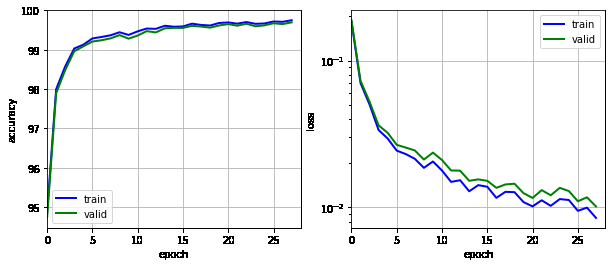
#> input picture images/curves.png, 615 x 266 px
$ python -i transforms.py   (imports and definitions only)
#> lines starting #> are read from the running program, lines starting #| are printed output that depends on the picture
import numpy as np
from skimage import color, exposure, transform
from constants import IMG_SIZE
from PIL import Image
from torch.legacy.nn import SpatialContrastiveNormalization
import torch
import numpy as np
from scipy import ndimage
from skimage.transform import warp, AffineTransform


def preprocess_img(data):
    img = np.array(data)
    # Histogram normalization in v channel
    hsv = color.rgb2hsv(img)
#> hsv: shape (266, 615, 3) float64; mean of channels 0, 1, 2 0.0127, 0.0169, 0.966
    hsv[:, :, 2] = exposure.equalize_hist(hsv[:, :, 2])
#> hsv: shape (266, 615, 3) float64; mean of channels 0, 1, 2 0.0127, 0.0169, 0.937
    img = color.hsv2rgb(hsv)
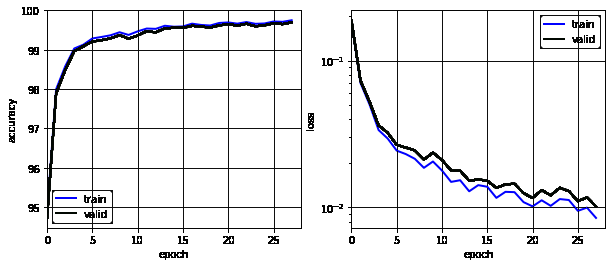
#> img: shape (266, 615, 3) float64; mean R, G, B 0.93, 0.93, 0.936

    # central square crop
    min_side = min(img.shape[:-1])
#> min_side = 266
    centre = img.shape[0] // 2, img.shape[1] // 2
#> centre = (133, 307)
    img = img[centre[0] - min_side // 2:centre[0] + min_side // 2,
              centre[1] - min_side // 2:centre[1] + min_side // 2,
              :]
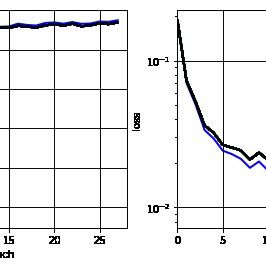
#> img: shape (266, 266, 3) float64; mean R, G, B 0.939, 0.94, 0.944

    # rescale to standard size
    img = transform.resize(img, (IMG_SIZE, IMG_SIZE), mode='constant')
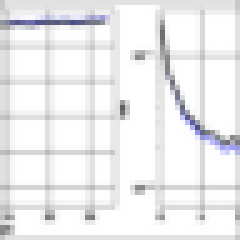
#> img: shape (48, 48, 3) float64 (shown 5 times larger); mean R, G, B 0.931, 0.931, 0.936

    # roll color axis to axis 0
    # img = np.rollaxis(img, -1)
    return Image.fromarray(np.uint8(img * 255))


# [19 lines left out: function gaussian_blur, not called in this run]


class RandomAffineTransform(object):
    # [42 lines left out: functions __init__, __call__, normalize_local, data_test, not called in this run]

>>> import cv2
>>> picture = cv2.cvtColor(cv2.imread('images/curves.png'), cv2.COLOR_BGR2RGB)
>>> result = preprocess_img(picture)
